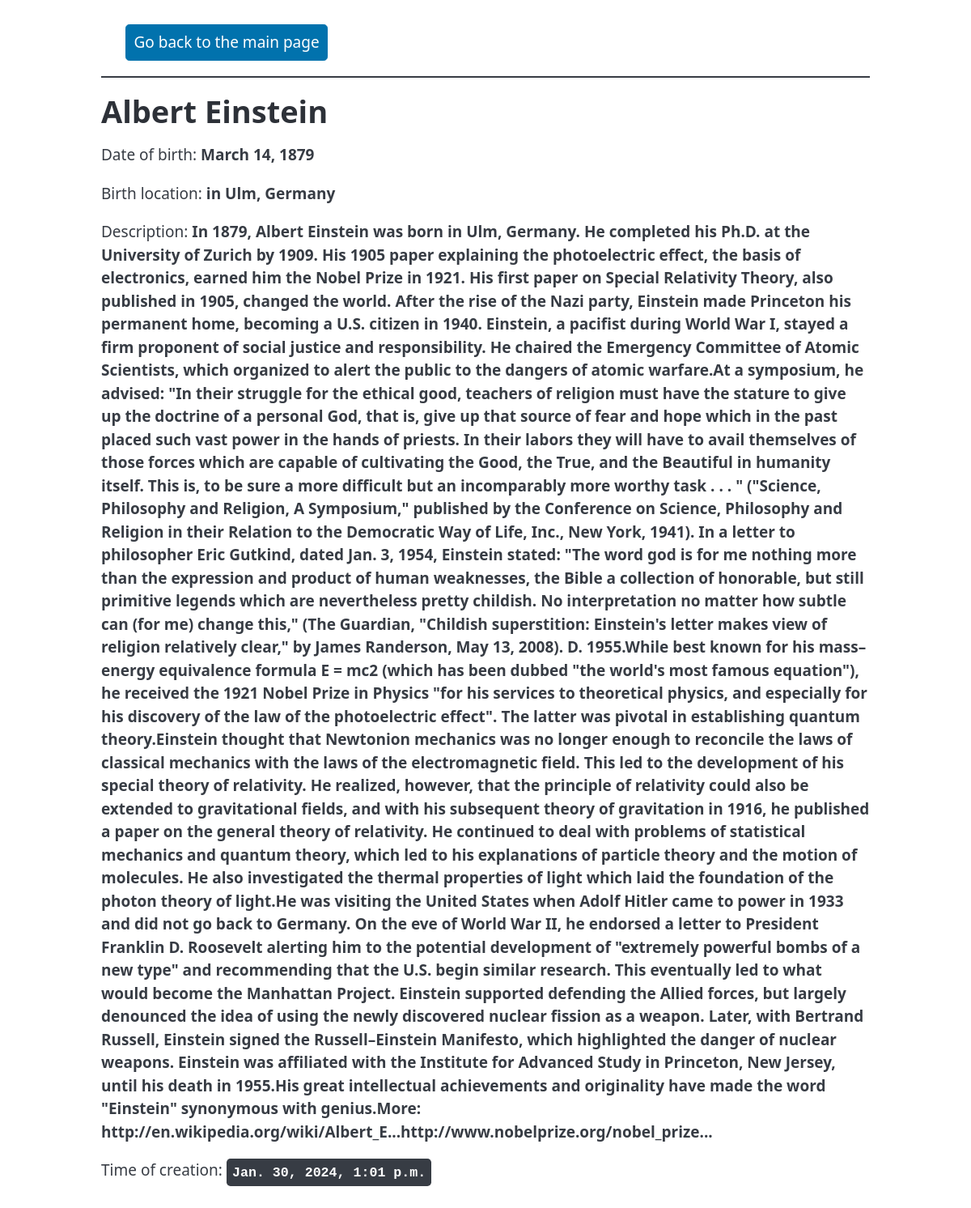
The page /authorshow/9 on the database its author committed.
### quotes/models.py (models this page shows, shortened)
class Author(models.Model):
    fullname = models.CharField(max_length=50)
    born_date = models.CharField(max_length=50)
    born_location = models.CharField(max_length=150)
    description = models.TextField()
    created_at = models.DateTimeField(auto_now_add=True)

### quotes/views.py (the view)
# urls.py: path('authorshow/<int:author_id>', views.author_show, name='author_show'),
def author_show(request, author_id):
    author = get_object_or_404(Author, pk=author_id)
    return render(request, 'quotes/authorshow.html', {"author": author})

### quotes/templates/quotes/authorshow.html
{% extends "quotes/base.html" %}
{% block content %}
<h1>{{author.fullname}}</h1>
<p>Date of birth: <b>{{author.born_date}}</b></p>
<p>Birth location: <b>{{author.born_location}}</b></p>
<p>Description: <b>{{author.description}}</b></p>
<p>Time of creation: <kbd>{{author.created_at}}</kbd></p>
{% endblock %}

### rows shown on the page
Author: fullname "Albert Einstein", born_date "March 14, 1879", born_location "in Ulm, Germany", description "In 1879, Albert Einstein was born in Ulm, Germany. He completed his Ph.D. at the University of Zurich by 1909. His 1905 paper explaining the photoelectric effect, the basis of electronics, earned him the Nobel Prize in 1921. His first paper on Special Relativity Theory, also published in 1905, changed the world. After the rise of the Nazi party, Einstein made Princeton his permanent home, becoming a U.S. citizen in 1940. Einstein, a pacifist during World War I, stayed a firm proponent of social justice and responsibility. He chaired the Emergency Committee of Atomic Scientists, which organized to alert the public to the dangers of atomic warfare.At a symposium, he advised: \"In their…", created_at "Jan. 30, 2024, 1:01 p.m."
